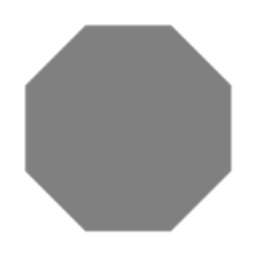
#> input picture 2A-L5/images/octagon.png, 256 x 256 px
$ jupyter execute gradient_quiz.ipynb   (shell and % lines are left out)
#> lines starting #> are read from the running program, lines starting #| are printed output that depends on the picture
[cell 1]
import matplotlib.pyplot as plt
import cv2
import numpy as np


def normalize(img_in):
    img_out = np.zeros(img_in.shape)
    cv2.normalize(img_in, img_out, alpha=0, beta=255, norm_type=cv2.NORM_MINMAX)
    return img_out


# Gradient Direction
def select_gdir(gmag, gdir, mag_min, angle_low, angle_high):
    # TODO: Find and return pixels that fall within the desired mag, angle range
    return gmag
    pass

# Load and convert image to double type, range [0, 1] for convenience
img = cv2.imread('images/octagon.png', 0) / 255.
#> img: shape (256, 256) float64; min 0.502, max 1, mean 0.733
plt.imshow(img, cmap='gray')
plt.show()

# Compute x, y gradients
gx = cv2.Sobel(img, -1, dx=1, dy=0)
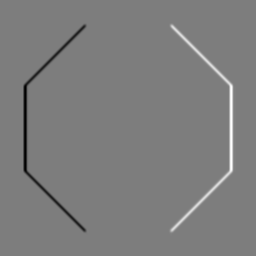
#> gx: shape (256, 256) float64; min -1.29, max 1.32, mean -1.36e-20; drawn with min black and max white
gy = cv2.Sobel(img, -1, dx=0, dy=1)
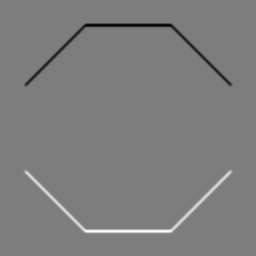
#> gy: shape (256, 256) float64; min -1.29, max 1.32, mean 0; drawn with min black and max white
plt.imshow(gx, cmap='gray')
plt.show()
plt.imshow(gy, cmap='gray')
plt.show()

[cell 2]
gmag = np.sqrt(gx**2 + gy**2)
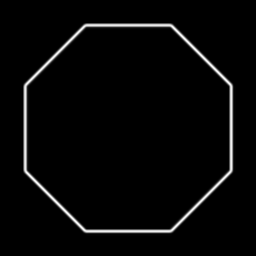
#> gmag: shape (256, 256) float64; min 0, max 1.39, mean 0.0414; drawn with min black and max white

# The minus sign here is used based on how imgradient is implemented in octave
# See https://sourceforge.net/p/octave/image/ci/default/tree/inst/imgradient.m#l61
gdir = np.arctan2(-gy, gx) * 180 / np.pi
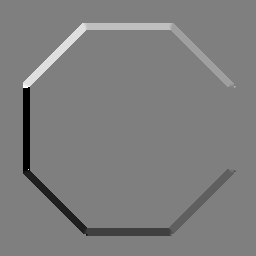
#> gdir: shape (256, 256) float64; min -180, max 179.5, mean -1.6; drawn with min black and max white
plt.imshow(gmag / (4 * np.sqrt(2)), cmap='gray')
plt.show()
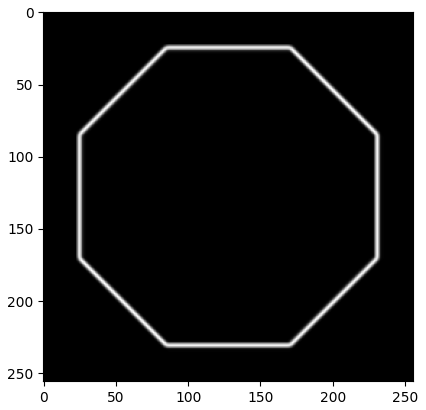
#> figure drawn by matplotlib, 1 panel
plt.imshow(normalize(gmag).astype(np.uint8), cmap='gray')
plt.show()
plt.imshow(normalize(gdir).astype(np.uint8), cmap='gray')
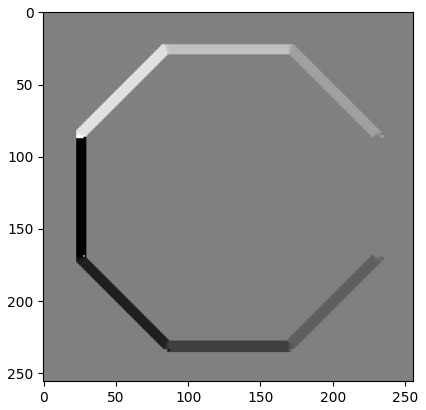
#> figure drawn by matplotlib, 1 panel

[cell 3]
# Find pixels with desired gradient direction
my_grad = select_gdir(gmag, gdir, 1, 30, 60)
